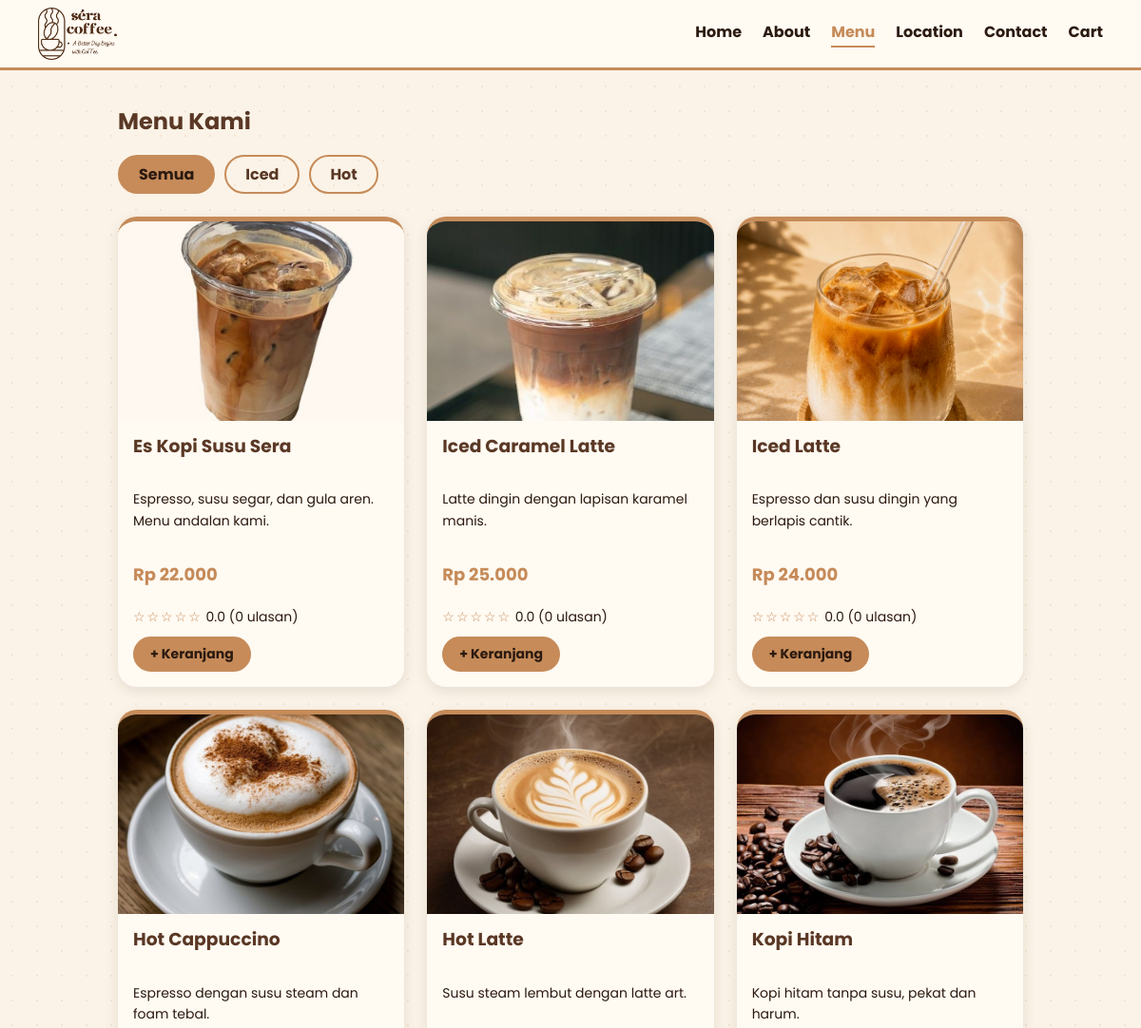
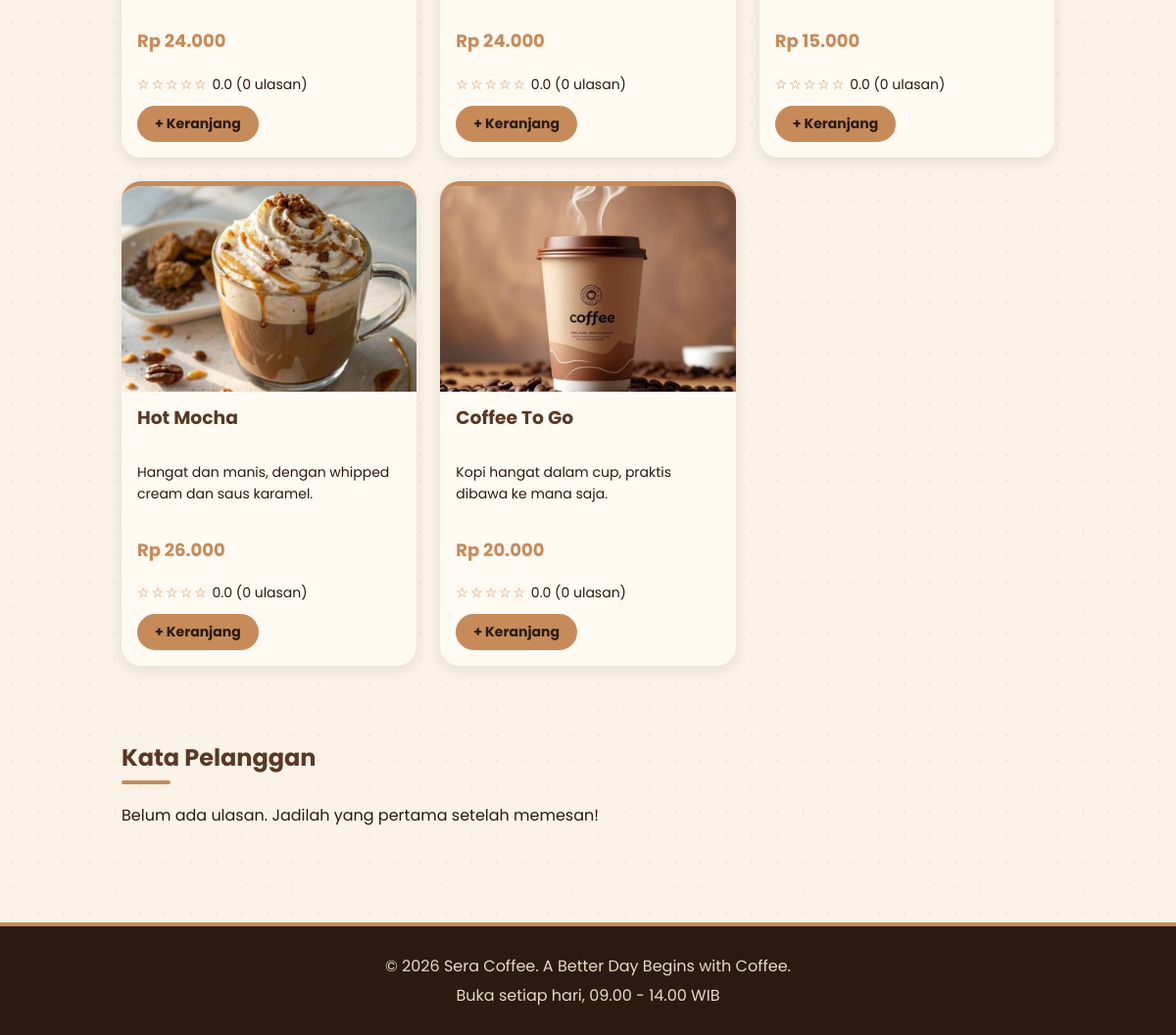
Page /menu.php on the committed database (2 pictures, top to bottom).
### tables this page shows
CREATE TABLE products (
    id INT AUTO_INCREMENT PRIMARY KEY,
    name VARCHAR(100) NOT NULL,
    description VARCHAR(255),
    price INT NOT NULL,               
    image VARCHAR(100) NOT NULL,      
    category VARCHAR(20) NOT NULL,    
    details TEXT                      
);

### menu.php (the view, shortened to what this page needs)
<?php
require 'config.php';
$active = 'menu';
$cat = $_GET['cat'] ?? 'all';
$products = get_products($pdo, $cat);
$reviews = $pdo->query(
    "SELECT r.rating, r.comment, r.show_name, p.name AS product, o.customer_name
     FROM reviews r
     JOIN products p ON p.id = r.product_id
     JOIN orders o ON o.id = r.order_id
     WHERE r.comment IS NOT NULL AND r.comment <> ''
     ORDER BY r.id DESC
     LIMIT 6"
)->fetchAll();
require 'includes/header.php';
?>
<section class="section">
    <h1>Menu Kami</h1>
    <div class="filters">
        <a href="menu.php" class="<?= $cat === 'all' ? 'active' : '' ?>">Semua</a>
        <a href="menu.php?cat=iced" class="<?= $cat === 'iced' ? 'active' : '' ?>">Iced</a>
        <a href="menu.php?cat=hot" class="<?= $cat === 'hot' ? 'active' : '' ?>">Hot</a>
    </div>
    <div class="grid">
        <?php foreach ($products as $p): ?>
            <div class="card">
                <img src="images/<?= e($p['image']) ?>" alt="<?= e($p['name']) ?>">
                <div class="card-body">
                    <h3><a href="product.php?id=<?= $p['id'] ?>" class="card-link"><?= e($p['name']) ?></a></h3>
                    <p class="desc"><?= e($p['description']) ?></p>
                    <p class="price"><?= rupiah($p['price']) ?></p>
                    <?= rating_line($p['avg_rating'], $p['review_count']) ?>
                    <form method="post" action="cart.php">
                        <button type="submit" class="btn small">+ Keranjang</button>
                    </form>
                </div>
            </div>
        <?php endforeach; ?>
    </div>
</section>
<section class="section">
    <h2>Kata Pelanggan</h2>
    <?php if (count($reviews) === 0): ?>
        <p>Belum ada ulasan. Jadilah yang pertama setelah memesan!</p>
    <?php endif; ?>
</section>
<?php require 'includes/footer.php'; ?>

### includes/header.php (shortened to what this page needs)
<?php
$active = $active ?? '';
$menu_links = [
    'index'    => ['Home', 'index.php'],
    'about'    => ['About', 'about.php'],
    'menu'     => ['Menu', 'menu.php'],
    'location' => ['Location', 'location.php'],
    'contact'  => ['Contact', 'contact.php'],
    'cart'     => ['Cart', 'cart.php'],
];
?>
<!DOCTYPE html>
<html lang="id">
<head>
    <link rel="stylesheet" href="css/style.css?v=<?= filemtime(__DIR__ . '/../css/style.css') ?>">
</head>
<body>
<header class="navbar">
    <a href="index.php" class="logo">
        <img src="images/logo.png" alt="Sera Coffee">
    </a>
    <nav>
        <?php foreach ($menu_links as $key => $link): ?>
            <a href="<?= $link[1] ?>" class="<?= $active === $key ? 'active' : '' ?>">
                <?= $link[0] ?>
            </a>
        <?php endforeach; ?>
    </nav>
</header>
<main>

### config.php (shortened to what this page needs)
<?php
function rupiah($angka) {
    return 'Rp ' . number_format($angka, 0, ',', '.');
}
function e($teks) {
    return htmlspecialchars($teks, ENT_QUOTES, 'UTF-8');
}
function get_products($pdo, $cat = 'all', $limit = 0) {
    $sql = 'SELECT p.*, COALESCE(AVG(r.rating), 0) AS avg_rating, COUNT(r.id) AS review_count
            FROM products p
            LEFT JOIN reviews r ON r.product_id = p.id';
    $params = [];
    $sql .= ' GROUP BY p.id ORDER BY p.id';
    $stmt = $pdo->prepare($sql);
    $stmt->execute($params);
    return $stmt->fetchAll();
}
function stars($rating) {
    $full = (int) round($rating);
    return str_repeat('★', $full) . str_repeat('☆', 5 - $full);
}
function rating_line($avg, $count) {
    return '<p class="rating"><span class="stars">' . stars($avg) . '</span> '
         . number_format($avg, 1) . ' (' . (int) $count . ' ulasan)</p>';
}

### includes/footer.php (shortened to what this page needs)
</main>
<footer class="footer">
    <p>&copy; <?= date('Y') ?> Sera Coffee. A Better Day Begins with Coffee.</p>
    <p>Buka setiap hari, 09.00 - 14.00 WIB</p>
</footer>
</body>
</html>

### css/style.css (style rules this page uses)
:root { --espresso: #2b1a10; --mocha: #5a3825; --caramel: #c68b59; --latte: #ead9c3; --cream: #fbf3e7; --foam: #fffaf2; --danger: #a63d2f; }
* { box-sizing: border-box; }
body { margin: 0; min-height: 100vh; display: flex; flex-direction: column; font-family: 'Poppins', sans-serif; color: var(--espresso); line-height: 1.6; background-color: var(--cream); background-image: radial-gradient(rgba(198, 139, 89, 0.15) 1.5px, transparent 1.5px); background-size: 26px 26px; }
main { flex: 1 0 auto; }
img { max-width: 100%; display: block; }
a { color: var(--mocha); }
h1, h2, h3 { margin-top: 0; line-height: 1.2; color: var(--mocha); }
.section h2::after { content: ''; display: block; width: 50px; height: 4px; margin-top: 8px; border-radius: 2px; background: var(--caramel); }
.navbar { display: flex; justify-content: space-between; align-items: center; flex-wrap: wrap; gap: 10px; padding: 8px 40px; background: var(--foam); border-bottom: 3px solid var(--caramel); position: sticky; top: 0; z-index: 10; }
.logo img { height: 55px; }
.navbar nav { display: flex; flex-wrap: wrap; gap: 22px; align-items: center; }
.navbar nav a { text-decoration: none; color: var(--espresso); font-weight: bold; padding-bottom: 2px; border-bottom: 2px solid transparent; }
.navbar nav a:hover, .navbar nav a.active { color: var(--caramel); border-bottom-color: var(--caramel); }
.section { max-width: 1000px; margin: 0 auto; padding: 40px 24px; }
.grid { display: grid; grid-template-columns: repeat(auto-fill, minmax(230px, 1fr)); gap: 24px; }
.card { background: var(--foam); border-radius: 20px; overflow: hidden; border-top: 5px solid var(--caramel); box-shadow: 0 4px 14px rgba(43, 26, 16, 0.1); }
.card img { width: 100%; height: 210px; object-fit: cover; flex-shrink: 0; }
.card { display: flex; flex-direction: column; }
.card-body { flex: 1; display: flex; flex-direction: column; padding: 16px; }
.desc { flex: 1; font-size: 14px; }
.price { font-weight: bold; font-size: 18px; color: var(--caramel); }
.btn { display: inline-block; padding: 10px 24px; border: 2px solid var(--caramel); border-radius: 30px; background: var(--caramel); color: var(--espresso); font-family: inherit; font-size: 15px; font-weight: bold; text-decoration: none; cursor: pointer; }
.btn.small { padding: 6px 16px; font-size: 14px; }
.filters { display: flex; gap: 10px; margin-bottom: 24px; }
.filters a { padding: 6px 20px; border: 2px solid var(--caramel); border-radius: 30px; text-decoration: none; font-weight: bold; }
.filters a:hover, .filters a.active { background: var(--caramel); color: var(--espresso); }
.rating { margin: 0 0 10px; font-size: 14px; }
.stars { color: var(--caramel); letter-spacing: 2px; }
.footer { margin-top: 40px; padding: 24px; text-align: center; color: var(--latte); background: var(--espresso); border-top: 4px solid var(--caramel); }
.footer p { margin: 4px 0; }
.card { position: relative; }
.card-link { color: inherit; text-decoration: none; }
.card-link::after { content: ''; position: absolute; inset: 0; }
.card form { position: relative; z-index: 1; }
a, button, input, textarea, .card, .card img, .chip span { transition: color 0.25s, background-color 0.25s, border-color 0.25s, box-shadow 0.25s, transform 0.25s; }
.section, .stats { animation: fade-up 0.6s ease backwards; }
.card, .box { animation: fade-up 0.5s ease backwards; }
.grid .card:nth-child(2) { animation-delay: 0.08s; }
.grid .card:nth-child(3) { animation-delay: 0.16s; }
.grid .card:nth-child(4) { animation-delay: 0.24s; }
.grid .card:nth-child(5) { animation-delay: 0.32s; }
.grid .card:nth-child(6) { animation-delay: 0.4s; }

### rows in the picture
products: image (picture), name "Es Kopi Susu Sera", description "Espresso, susu segar, dan gula aren. Menu andalan kami.", price "Rp 22.000", avg "☆☆☆☆☆", avg "0.0", count "0"
products: image (picture), name "Iced Caramel Latte", description "Latte dingin dengan lapisan karamel manis.", price "Rp 25.000", avg "☆☆☆☆☆", avg "0.0", count "0"
products: image (picture), name "Iced Latte", description "Espresso dan susu dingin yang berlapis cantik.", price "Rp 24.000", avg "☆☆☆☆☆", avg "0.0", count "0"
products: image (picture), name "Hot Cappuccino", description "Espresso dengan susu steam dan foam tebal.", price "Rp 24.000", avg "☆☆☆☆☆", avg "0.0", count "0"
products: image (picture), name "Hot Latte", description "Susu steam lembut dengan latte art.", price "Rp 24.000", avg "☆☆☆☆☆", avg "0.0", count "0"
products: image (picture), name "Kopi Hitam", description "Kopi hitam tanpa susu, pekat dan harum.", price "Rp 15.000", avg "☆☆☆☆☆", avg "0.0", count "0"
products: image (picture), name "Hot Mocha", description "Hangat dan manis, dengan whipped cream dan saus karamel.", price "Rp 26.000", avg "☆☆☆☆☆", avg "0.0", count "0"
products: image (picture), name "Coffee To Go", description "Kopi hangat dalam cup, praktis dibawa ke mana saja.", price "Rp 20.000", avg "☆☆☆☆☆", avg "0.0", count "0"

### other values in the picture
$link[0] "Home"
$link[0] "About"
$link[0] "Menu"
$link[0] "Location"
$link[0] "Contact"
$link[0] "Cart"
